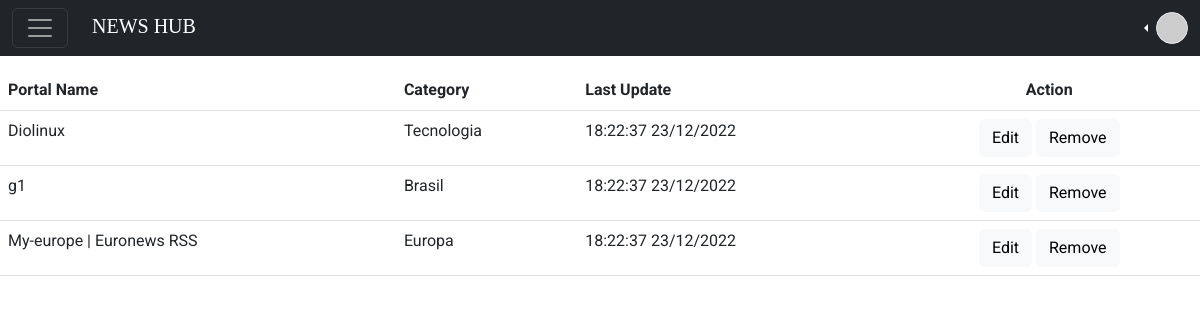
Page /feed (signed in) on the earlier database version.
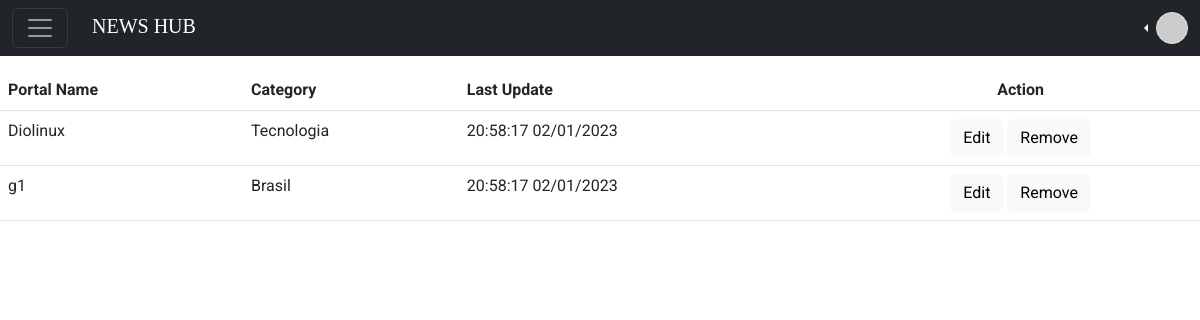
Same page on the later database version.
### app/models/Feed.py (models this page shows, shortened)
class Feed(db.Model):
    __tablename__ = 'feeds'
    id = db.Column(db.Integer, primary_key=True)
    portalname = db.Column(db.String, nullable=False)
    url = db.Column(db.String, nullable=False)
    description = db.Column(db.String)
    update_date = db.Column(db.DateTime, nullable=False)

### app/models/List.py (models this page shows, shortened)
class List(db.Model):
    __tablename__ = 'lists'
    id = db.Column(db.Integer, primary_key=True)
    name = db.Column(db.String, nullable=False)
    user_id = db.Column(db.Integer, db.ForeignKey('users.id'))
    user = db.relationship('User', foreign_keys=user_id)

### app/controllers/feed.py (the view)
@app.get("/feed")
@login_required
def list_feed():
    smtm = db.select(Feed, List, List_Feed).join(List_Feed.list).join(List_Feed.feed).where(List.user_id == current_user.id)
    feeds = db.session.execute(smtm).all()
    length = len(feeds)
    search = False
    q = request.args.get('q')
    if q:
        search = True
    page = request.args.get(get_page_parameter(), type=int, default=1)
    last_page = length // PER_PAGE + 1
    if page > last_page:
        return apology('Not Found', 404)
    i = (page-1)*PER_PAGE
    feeds = feeds[i:i+PER_PAGE]
    pagination = Pagination(page=page, total=length, search=search, record_name='feeds', per_page=PER_PAGE)
    return render_template("feed_show.html", feeds=feeds, pagination=pagination)

### app/models/User.py (called while the page is built)
    @property
    def is_authenticated(self):
        return True

    @login_manager.user_loader
    def load_user(username):
        return User.query.get(username)

### app/templates/feed_show.html (shortened to what this page needs)
{% extends "layout.html" %}
{% block main %}
<table class="table margin-top">
    <thead>
        <tr>
            <th scope="col">Portal Name</th>
            <th scope="col">Category</th>
            <th scope="col">Last Update</th>
            <th scope="col" class="text-center">Action</th>
        </tr>
    </thead>
    <tbody>
        {% for feed in feeds %}
        <tr>
            <td>{{ feed[0].portalname }}</td>
            <td>{{ feed[1].name }}</td>
            <td>{{ feed[0].update_date.strftime("%H:%M:%S %d/%m/%Y") }}</td>
            <td class="text-center">
                <a href="/feed/edit/{{feed[2].id}}" class="btn btn-light">Edit</a>
                <a href="/feed/remove/{{feed[2].id}}" class="btn btn-light">Remove</a>
            </td>
        </tr>
        {% endfor %}
    </tbody>
</table>
{% endblock %}

Differences in the rows shown:
no longer on this page (row edited): Feed: portalname "My-europe | Euronews RSS", name "Europa", update_date "18:22:37 23/12/2022"
changed Feed "Diolinux": update_date "18:22:37 23/12/2022" → "20:58:17 02/01/2023"
changed Feed "Brasil": update_date "18:22:37 23/12/2022" → "20:58:17 02/01/2023"
